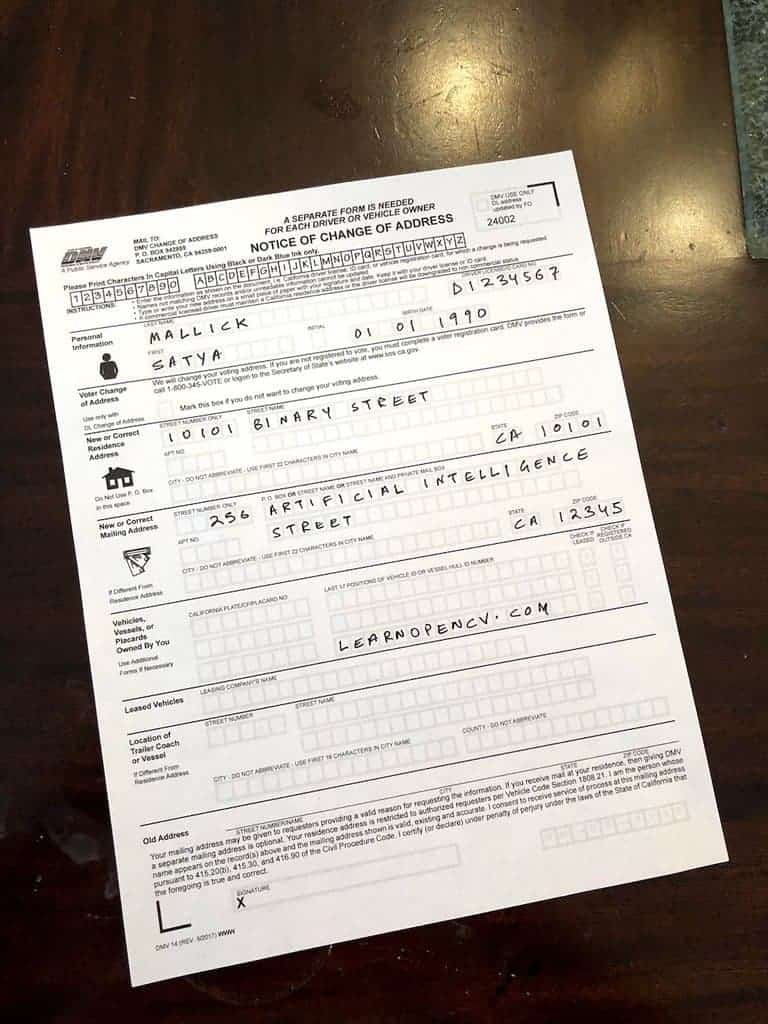
#> input picture Document.jpg, 768 x 1024 px
$ python -i document_processor.py   (imports and definitions only)
#> lines starting #> are read from the running program, lines starting #| are printed output that depends on the picture; after the words box and inside, x2 and y2 are one past the last pixel; in counts of white or black regions, pixels touching at a corner belong together
import os
import cv2
import numpy as np
from pdf2image import convert_from_path

class DocumentProcessor:
    def __init__(self, max_processing_dim=800, target_ocr_width=1800, shave_offset=8, poppler_path = r"C:\Program Files\poppler-26.02.0\Library\bin"):
        self.max_dim = max_processing_dim
        self.target_width = target_ocr_width
        self.shave_offset = shave_offset
        self.poppler_path = poppler_path

    def load_file_to_matrix(self, file_path):
        ext = os.path.splitext(file_path)[1].lower()

        if ext == '.pdf':
            pages = convert_from_path(
                file_path,
                first_page=1,
                last_page=1,
                poppler_path=self.poppler_path
            )
            if not pages:
                raise ValueError(f"Failed to parse or convert PDF file: {file_path}")

            return cv2.cvtColor(np.array(pages[0]), cv2.COLOR_RGB2BGR)
        else:
            img = cv2.imread(file_path)
            if img is None:
                raise FileNotFoundError(f"Could not read image file path: {file_path}")
            return img

    @staticmethod
    def get_distance(p1, p2):
        return np.sqrt((p1[0] - p2[0])**2 + (p1[1] - p2[1])**2)

    def order_corners(self, pts):
        rect = np.zeros((4, 2), dtype=np.float32)
        sums = np.sum(pts, axis=1)
        diffs = np.diff(pts, axis=1)

        # Order -> top-left, top-right, bottom-right, bottom-left
        rect[0] = pts[np.argmin(sums)]
        rect[1] = pts[np.argmin(diffs)]
        rect[2] = pts[np.argmax(sums)]
        rect[3] = pts[np.argmax(diffs)]
        return rect

    def detect_document_corners(self, img):
        orig_h, orig_w = img.shape[:2]
        scale = self.max_dim / max(orig_w, orig_h)

        resized = cv2.resize(img, (int(orig_w * scale), int(orig_h * scale)))
        gray = cv2.cvtColor(resized, cv2.COLOR_BGR2GRAY)
        blurred = cv2.bilateralFilter(gray, 9, 75, 75)

        high_thresh, _ = cv2.threshold(blurred, 0, 255, cv2.THRESH_BINARY + cv2.THRESH_OTSU)
        low_thresh = 0.5 * high_thresh
        edged = cv2.Canny(blurred, low_thresh, high_thresh)

        kernel = cv2.getStructuringElement(cv2.MORPH_RECT, (5, 5))
        morphed = cv2.morphologyEx(edged, cv2.MORPH_CLOSE, kernel)

        contours, _ = cv2.findContours(morphed, cv2.RETR_LIST, cv2.CHAIN_APPROX_NONE)
        contours = sorted(contours, key=cv2.contourArea, reverse=True)[:5]

        total_canvas_area = orig_w * orig_h
        document_contour = None
        for c in contours:
            perimeter = cv2.arcLength(c, True)
            approx = cv2.approxPolyDP(c, 0.02 * perimeter, True)
            if len(approx) == 4:
                shape_area = cv2.contourArea(approx)

                if shape_area > (0.25 * total_canvas_area):
                    document_contour = approx.reshape(4, 2)
                    break

        if document_contour is None:
            raise ValueError("Could not confidently isolate a 4-corner document boundary.")

        ordered_scaled_rect = self.order_corners(document_contour)
        ordered_scaled_rect /= scale
        return ordered_scaled_rect

    def warp_perspective(self, img, rect):

        max_width = int(max(self.get_distance(rect[0], rect[1]), self.get_distance(rect[2], rect[3])))
        max_height = int(max(self.get_distance(rect[0], rect[3]), self.get_distance(rect[1], rect[2])))

        output_map = np.float32([
            [0, 0],
            [max_width - 1, 0],
            [max_width - 1, max_height - 1],
            [0, max_height - 1]
        ])

        M = cv2.getPerspectiveTransform(rect, output_map)
        warped = cv2.warpPerspective(img, M, (max_width, max_height))

        shaved_warped = warped[
            self.shave_offset : max_height - self.shave_offset,
            self.shave_offset : max_width - self.shave_offset
        ]
        return shaved_warped

    def post_process(self, warped_img):
        height, width = warped_img.shape[:2]

        if width != self.target_width:
            scale_factor = self.target_width / width
            new_height = int(height * scale_factor)

            if scale_factor < 1:
                interp_method = cv2.INTER_AREA
            else:
                interp_method = cv2.INTER_CUBIC

            warped_rescaled = cv2.resize(
                warped_img, (self.target_width, new_height), interpolation=interp_method
            )
        else:
            warped_rescaled = warped_img

        gray = cv2.cvtColor(warped_rescaled, cv2.COLOR_BGR2GRAY)

        clahe = cv2.createCLAHE(clipLimit=1.5, tileGridSize=(8, 8))
        contrast_enhanced = clahe.apply(gray)

        return contrast_enhanced

    def process_file(self, file_path):
        raw_matrix = self.load_file_to_matrix(file_path)
#> in load_file_to_matrix, img is the input picture: shape (1024, 768, 3); mean B, G, R 136, 144.3, 154.9
        try:
            # For Unscanned Images
            corners = self.detect_document_corners(raw_matrix)
#> in detect_document_corners, `blurred = cv2.bilateralFilter(gray, 9, 75, 75)`:
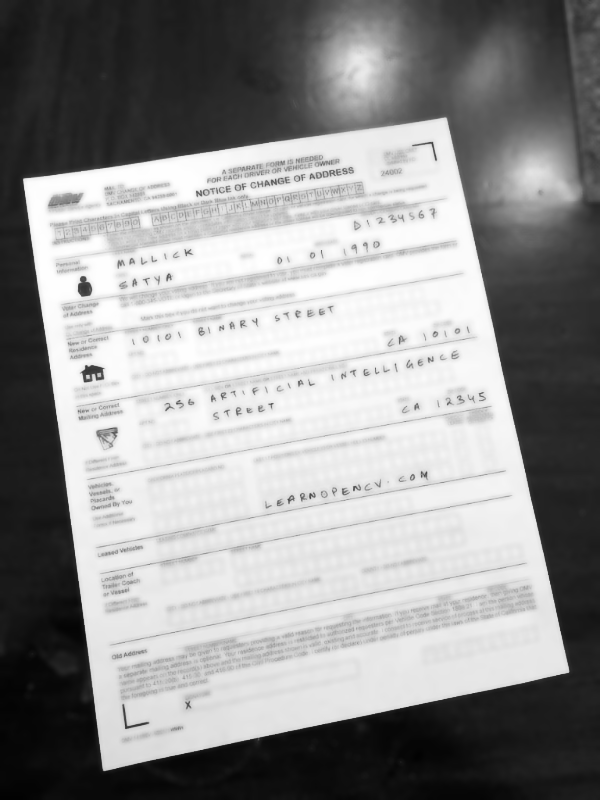
#> blurred: shape (800, 600); min 2, max 255, mean 146.9
#> in detect_document_corners, `high_thresh, _ = cv2.threshold(blurred, 0, 255, cv2.THRESH_BINARY + cv..`: high_thresh = 134
#> in detect_document_corners, `low_thresh = 0.5 * high_thresh`: low_thresh = 67
#> in detect_document_corners, `edged = cv2.Canny(blurred, low_thresh, high_thresh)`:
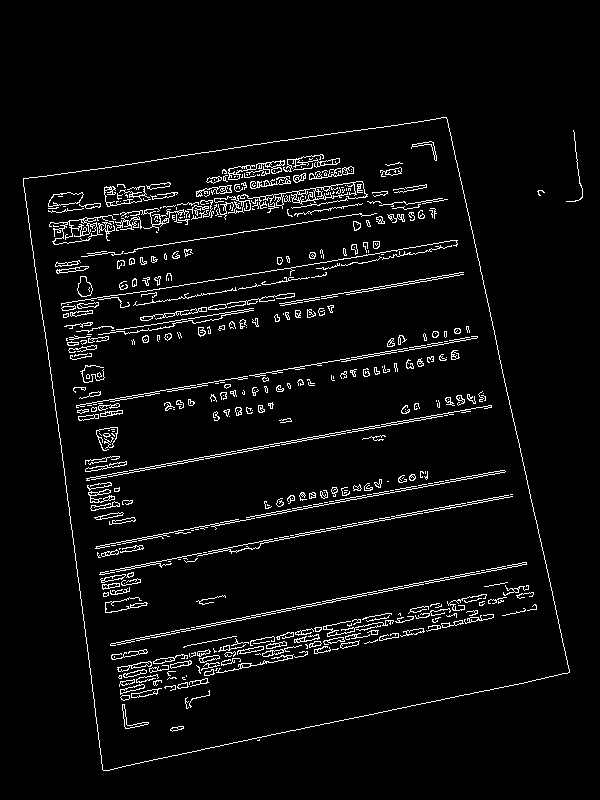
#> edged: shape (800, 600); 4.5% white in thin lines or dots, all inside (x1, y1, x2, y2) = (23, 117, 583, 771)
#> in detect_document_corners, `morphed = cv2.morphologyEx(edged, cv2.MORPH_CLOSE, kernel)`:
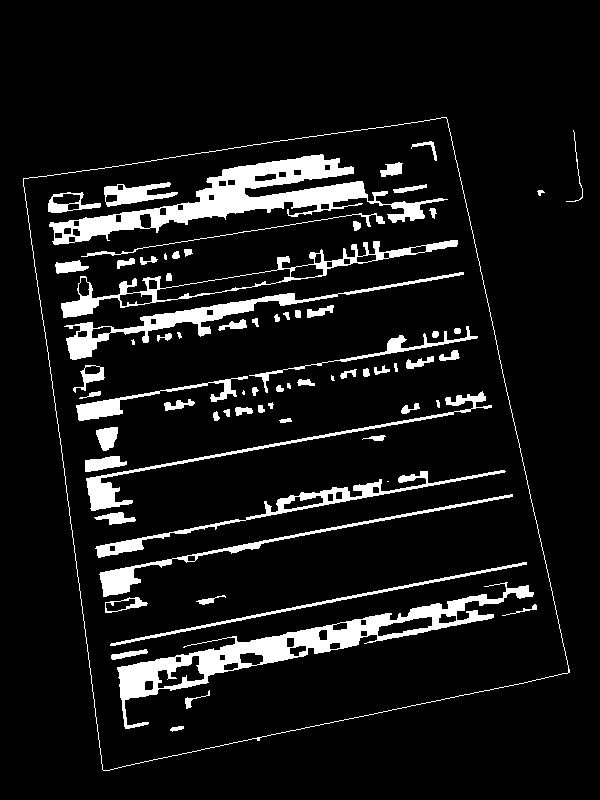
#> morphed: shape (800, 600); 9.1% white; 73 white regions (5 under 20 px)
#> in detect_document_corners, `contours, _ = cv2.findContours(morphed, cv2.RETR_LIST, cv2.CHAIN_APPRO..`: contours = 133 contours, 12 with area under 20; largest, box (x1, y1, x2, y2) and area: (23, 117, 570, 771) 262830, (23, 117, 569, 771) 262818, (117, 582, 534, 729) 9626, (49, 154, 448, 245) 9118, (61, 240, 458, 318) 4935
#> in detect_document_corners, `contours = sorted(contours, key=cv2.contourArea, reverse=True)[:5]`: contours = 5 contours; box (x1, y1, x2, y2) and area: (23, 117, 570, 771) 262830, (23, 117, 569, 771) 262818, (117, 582, 534, 729) 9626, (49, 154, 448, 245) 9118, (61, 240, 458, 318) 4935
#> the loop in detect_document_corners, `for c in contours:` made 1 pass
#> (perimeter, shape_area, document_contour) on pass 1: (2189.4, 262990, [[446, 117], [23, 178], [103, 770], [569, 672]])
#> in order_corners, `sums = np.sum(pts, axis=1)`: sums = [563, 201, 873, 1241]
#> in order_corners, `diffs = np.diff(pts, axis=1)`: diffs = [-329, 155, 667, 103]
#> in detect_document_corners, `ordered_scaled_rect = self.order_corners(document_contour)`: ordered_scaled_rect = [[23, 178], [446, 117], [569, 672], [103, 770]]
#> in detect_document_corners, `ordered_scaled_rect /= scale`: ordered_scaled_rect = [[29.44, 227.8], [570.9, 149.8], [728.3, 860.2], [131.8, 985.6]]
#> corners has the same summary as ordered_scaled_rect in detect_document_corners
            print("📸 Smartphone photo detected. Warping perspective...")
            processed_doc = self.warp_perspective(raw_matrix, corners)
#> in warp_perspective, `max_width = int(max(self.get_distance(rect[0], rect[1]), self.get_dist..`: max_width = 609
#> in warp_perspective, `max_height = int(max(self.get_distance(rect[0], rect[3]), self.get_dis..`: max_height = 764
#> in warp_perspective, `output_map = np.float32([ [0, 0], [max_width - 1, 0], [max_width - 1, ..`: output_map = [[0, 0], [608, 0], [608, 763], [0, 763]]
#> in warp_perspective, `M = cv2.getPerspectiveTransform(rect, output_map)`: M = [[1.09, -0.147, 1.47], [0.165, 1.14, -265.5], [-6.35e-05, 0.000169, 1]]
#> in warp_perspective, `warped = cv2.warpPerspective(img, M, (max_width, max_height))`:
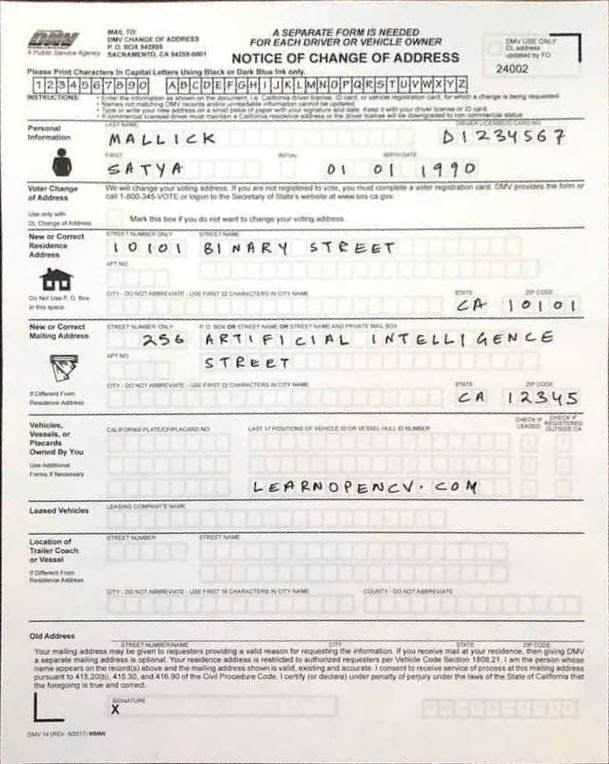
#> warped: shape (764, 609, 3); mean B, G, R 222.4, 226.7, 230.9
#> in warp_perspective, `shaved_warped = warped[ self.shave_offset : max_height - self.shave_of..`:
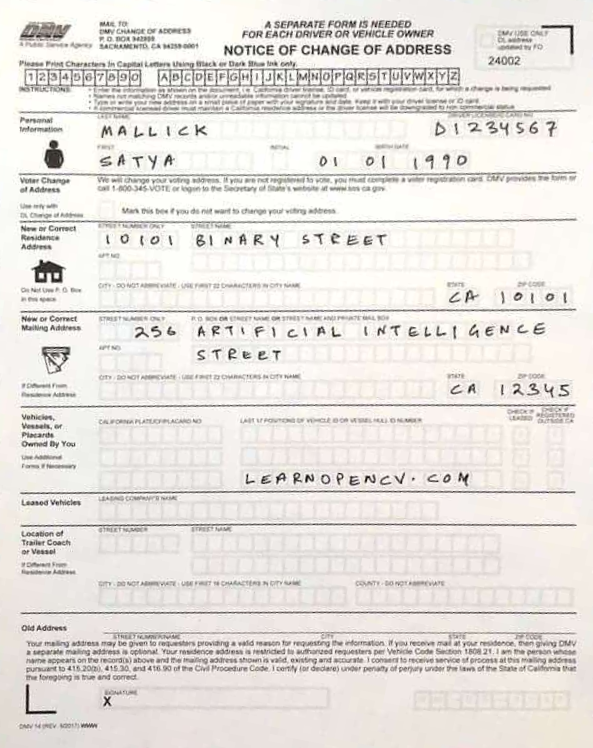
#> shaved_warped: shape (748, 593, 3); mean B, G, R 222.8, 227.1, 231.2

        except ValueError:
            # No Appropriate Contour -> Assume Scanned and skip
            print("📄 Clean scan/PDF detected. Skipping warp step and processing directly...")
            processed_doc = raw_matrix

        try:
            final_binary = self.post_process(processed_doc)
#> in post_process, `gray = cv2.cvtColor(warped_rescaled, cv2.COLOR_BGR2GRAY)`:
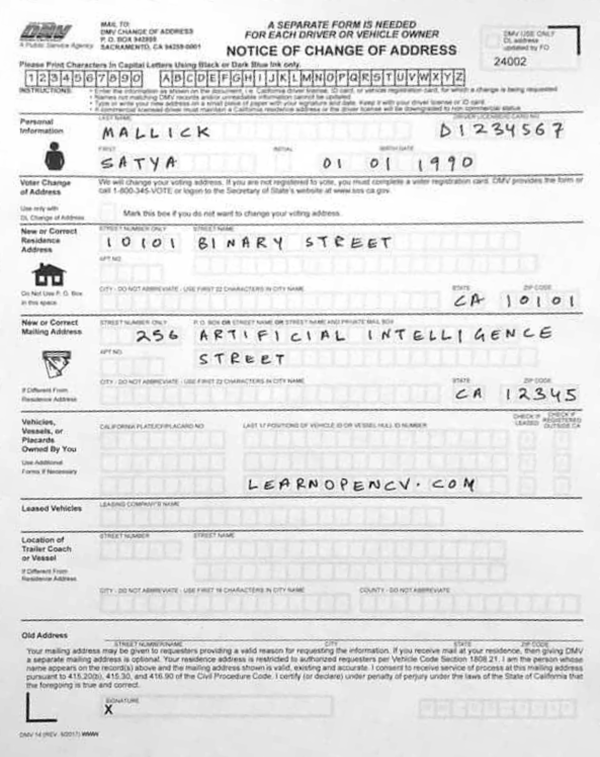
#> gray: shape (2270, 1800) (shown at 1/3 size); min 0, max 255, mean 227.8
#> in post_process, `contrast_enhanced = clahe.apply(gray)`:
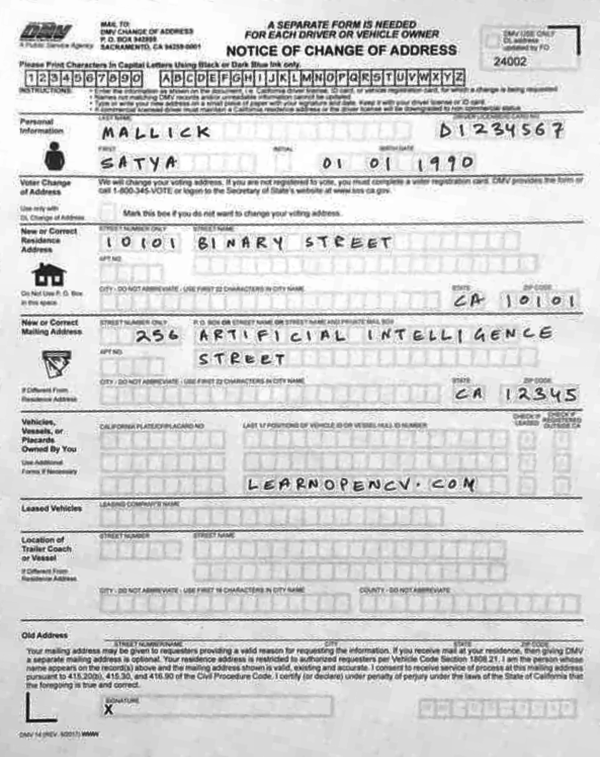
#> contrast_enhanced: shape (2270, 1800) (shown at 1/3 size); min 1, max 255, mean 211.8
            return final_binary
        except Exception as e:
            raise RuntimeWarning(f"Pipeline processing failed during enhancement: {str(e)}")

>>> result = DocumentProcessor().process_file('Document.jpg')
